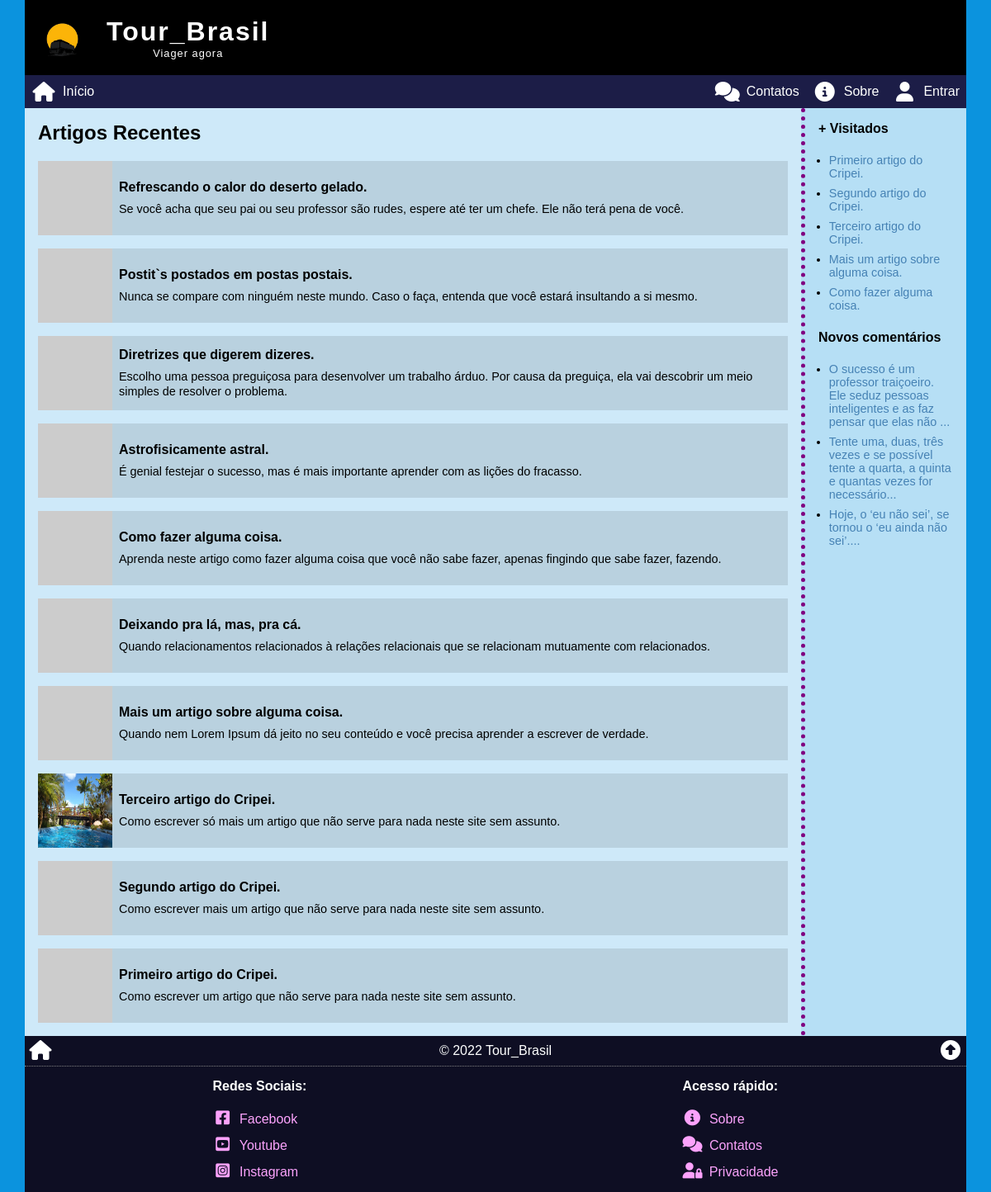
The page / on the database its author committed.
### tables this page shows
CREATE TABLE articles (
    art_id INT PRIMARY KEY NOT NULL AUTO_INCREMENT,
    art_date TIMESTAMP DEFAULT CURRENT_TIMESTAMP,
    art_title VARCHAR(255) NOT NULL,
    art_thumb VARCHAR(255) NOT NULL,
    art_intro VARCHAR(255) NOT NULL,
    art_author INT,
    art_content LONGTEXT NOT NULL,
    art_status ENUM('on', 'off', 'deleted') DEFAULT 'on',
    art_counter INT DEFAULT 0,
    FOREIGN KEY (art_author) REFERENCES users (user_id)
);

CREATE TABLE comments (
    cmt_id INT PRIMARY KEY NOT NULL AUTO_INCREMENT,
    cmt_date TIMESTAMP DEFAULT CURRENT_TIMESTAMP,
    cmt_author INT,
    cmt_article INT,
    cmt_content TEXT NOT NULL,
    cmt_status ENUM('on', 'off', 'deleted') DEFAULT 'on',
    FOREIGN KEY (cmt_author) REFERENCES users (user_id),
    FOREIGN KEY (cmt_article) REFERENCES articles (art_id)
);

### _config.php (called while the page is built, shortened)
<?php
$site_name = "Tour_Brasil";
$site_slogan = "Viager agora";
$site_logo = "/img/logo.png";
if (isset($_COOKIE["{$site_name}_user"])) :
    $user = json_decode($_COOKIE["{$site_name}_user"], true);
else :
    $user = false;
endif;

### index.php (the view, shortened to what this page needs)
<?php
require($_SERVER['DOCUMENT_ROOT'] . '/_config.php');
$page_article = '<h2>Artigos Recentes</h2>';
$sql = <<<SQL
SELECT
	art_id, art_title, art_thumb, art_intro
FROM `articles`
WHERE art_status = 'on'
	AND art_date <= NOW()
ORDER BY art_date DESC;
SQL;
$res = $conn->query($sql);
while ($art = $res->fetch_assoc()) :
    $page_article .= <<<HTML
<div class="art_block" onclick="location.href = '/view/?{$art['art_id']}'">
    <img src="{$art['art_thumb']}" alt="{$art['art_title']}">
    <div>
        <h4>{$art['art_title']}</h4>
        <span>{$art['art_intro']}</span>
    </div>
</div>
HTML;
endwhile;
$sql = <<<SQL
SELECT art_id, art_title
FROM `articles`
WHERE art_status = 'on'
	AND art_date <= NOW()
ORDER BY art_counter DESC
LIMIT 5;
SQL;
$res = $conn->query($sql);
$page_aside = '<h4>+ Visitados</h4><ul class="u_list">';
while ($top_art = $res->fetch_assoc()) :
    $page_aside .= "<li><a href=\"/view/?{$top_art['art_id']}\">{$top_art['art_title']}</a></li>";
endwhile;
$sql = <<<SQL
SELECT cmt_article, cmt_content
FROM `comments`
WHERE cmt_status = 'on'
ORDER BY cmt_date
DESC LIMIT 5;
SQL;
$res = $conn->query($sql);
$page_aside .= '</ul><h4>Novos comentários</h4><ul class="u_list">';
while ($comments = $res->fetch_assoc()) :
    $resume = substr($comments['cmt_content'], 0, 100) . '...';
    $page_aside .= "<li><a href=\"/view/?{$comments['cmt_article']}#comments\">{$resume}</a></li>";
endwhile;
$page_aside .= '</ul>';
require($_SERVER['DOCUMENT_ROOT'] . '/_header.php');
echo "<article>{$page_article}</article>";
if($page_aside != '') echo "<aside>{$page_aside}</aside>";
require($_SERVER['DOCUMENT_ROOT'] . '/_footer.php');

### _header.php (shortened to what this page needs)
<!DOCTYPE html>
<html lang="pt-br">
<head>
    <link rel="stylesheet" href="style.css">
    <link rel="stylesheet" href="https://cdnjs.cloudflare.com/ajax/libs/font-awesome/6.1.1/css/all.min.css">
</head>
<body>
    <div class="wrap">
        <header>
            <a href="/" title="Página inicial"><img src="<?php echo $site_logo ?>" alt="Logotipo de <?php echo $site_name ?>"></a>
            <h1><?php echo $site_name ?><small><?php echo $site_slogan ?></small></h1>
        </header>
        <nav>
            <a href="/" title="Página inicial">
                <i class="fa-solid fa-house fa-fw"></i>
                <span>Início</span>
            </a>
            <a href="/contacts" title="Faça contato">
                <i class="fa-solid fa-comments fa-fw"></i>
                <span>Contatos</span>
            </a>
            <a href="/about" title="Sobre...">
                <i class="fa-solid fa-circle-info fa-fw"></i>
                <span>Sobre</span>
            </a>
            <?php
            if ($user) :
            ?>
                <a href="/profile" title="Ver perfil de <?php echo $user['name'] ?>" class="menu-user">
                    <img src="<?php echo $user['avatar'] ?>" alt="<?php echo $user['name'] ?>">
                    <span>Perfil</span>
                </a>
            <?php
            else :
            ?>
                <a href="/login" title="Logue-se...">
                    <i class="fa-solid fa-user fa-fw"></i>
                    <span>Entrar</span>
                </a>
            <?php
            endif;
            ?>
        </nav>
        <main>

### _footer.php (shortened to what this page needs)
</main>
<footer>
    <div class="footer-top">
        <a href="/" title="Página inicial"><i class="fa-solid fa-house fa-fw"></i></a>
        <div>&copy; <?php echo date('Y') ?> <?php echo $site_name ?></div>
        <a href="#top" title="Topo da página"><i class="fa-solid fa-circle-up fa-fw"></i></a>
    </div>
    <div class="footer-bottom">
        <div class="bottom-social">
            <h4>Redes Sociais:</h4>
            <a href="https://facebook.com/cripei" target="_blank" title="Nosso Facebook">
                <i class="fa-brands fa-facebook-square fa-fw"></i>
                <span>Facebook</span>
            </a>
            <a href="https://youtube.com/cripei" target="_blank" title="Nosso canal no Youtube">
                <i class="fa-brands fa-youtube-square fa-fw"></i>
                <span>Youtube</span>
            </a>
            <a href="https://instagram.com/cripei" target="_blank" title="Nosso Instagram">
                <i class="fa-brands fa-instagram-square fa-fw"></i>
                <span>Instagram</span>
            </a>
        </div>
        <div class="bottom-menu">
            <h4>Acesso rápido:</h4>
            <a href="/about" title="Sobre a gente">
                <i class="fa-solid fa-circle-info fa-fw"></i>
                <span>Sobre</span>
            </a>
            <a href="/contacts" title="Faça contato conosco">
                <i class="fa-solid fa-comments fa-fw"></i>
                <span>Contatos</span>
            </a>
            <a href="/privacity" title="Sobre sua privacidade">
                <i class="fa-solid fa-user-lock"></i>
                <span>Privacidade</span>
            </a>
        </div>
    </div>
</footer>
</div>
</body>
</html>

### style.css (style rules this page uses)
* { box-sizing: border-box; outline: none; transition: .2s; }
html, body { position: relative; width: 100%; height: 100%; padding: 0; margin: 0; font-family: sans-serif; font-size: 16px; }
header, nav, main, article, aside, footer { display: block; }
body { background-image: url('/img/background01.jpg'); background-attachment: fixed; background-color:#0B93DE; background-position: center; background-repeat: no-repeat; background-size: cover; }
a { color: steelblue; text-decoration: none; }
.wrap { position: relative; width: 95%; height: 100%; margin: auto; }
.wrap>header { display: flex; background:black; align-items: center; }
.wrap>header img { display: block; width: 75px; height: auto; margin: .5rem 1rem .5rem .5rem; }
.wrap>header h1 { margin: 0; text-align: center; color: white; letter-spacing: 2px; }
.wrap>header small { display: block; font-size: .8rem; letter-spacing: 1px; font-weight: normal; }
.wrap>nav { background: rgba(33, 0, 33, .8); display: flex; align-items: center; justify-content: flex-end; }
.wrap>nav a { display: flex; flex-direction: column; align-items: center; justify-content: center; padding: .5rem; color: #fff; }
.wrap>nav a:first-child { margin-right: auto; }
.wrap>nav i { font-size: 1.5rem; display: block; margin-bottom: .25rem; }
.wrap>footer { background: rgba(15, 0, 15, 0.9); }
.footer-top { display: flex; align-items: center; justify-content: space-between; color: #fff; border-bottom: 1px dotted grey; }
.footer-top a { font-size: 1.5rem; padding: .25rem; color: #fff; }
.footer-bottom { display: flex; color: #fff; justify-content: space-around; }
.footer-bottom div { padding: .5rem; display: flex; flex-direction: column; line-height: 2; }
.footer-bottom h4 { margin: 0; margin-bottom: .5rem; }
.footer-bottom a { color: rgb(252, 162, 252); }
.footer-bottom i { font-size: 1.2rem; margin-right: .25rem; }
.wrap { display: flex; flex-direction: column; }
.wrap>main { flex-grow: 1; }
.wrap>main { display: flex; flex-direction: column; }
.wrap>main>article { padding: 1rem; background: rgba(255, 255, 255, 0.8); flex-grow: 1; }
.wrap>main>article>h2:first-child, .wrap>main>aside>h3:first-child, .wrap>main>aside>h4:first-child { margin-top: 0; }
.wrap>main>article>*:last-child, .wrap>main>aside>*:last-child { margin-bottom: 0; }
.wrap>main>aside { border-top: 5px dotted purple; padding: 1rem; background: rgba(255, 255, 255, 0.7); }
@media (min-width: 768px) { .wrap>main { flex-direction: row; } }
@media (min-width: 768px) { .wrap>main>article { padding: 1rem; } }
@media (min-width: 768px) { .wrap>main>aside { border-top: 0; border-left: 5px dotted purple; min-width: 200px; max-width: 200px; } }
@media (min-width: 475px) { .wrap>nav a { flex-direction: row; } }
@media (min-width: 475px) { .wrap>nav i, .menu-user img { margin-bottom: 0; margin-right: .5rem; } }
.art_block { display: flex; flex-direction: column; cursor: pointer; margin-bottom: 1rem; background-color: rgba(0, 0, 0, .1); }
.art_block img { display: block; }
.art_block div { padding: .5rem; }
.art_block h4 { margin-top: 0; margin-bottom: .5rem; }
.art_block span { font-size: 90%; }
aside .u_list { margin: 0; padding: 0 0 0 .8rem; font-size: 90%; }
aside .u_list li { margin-top: .5rem; }
@media (min-width: 475px) { .art_block { flex-direction: row; align-items: center; } }
@media (min-width: 475px) { .art_block img { width: 90px; height: 90px; } }

### rows shown on the page
articles: art_title "Refrescando o calor do deserto gelado.", art_intro "Se você acha que seu pai ou seu professor são rudes, espere até ter um chefe. Ele não terá pena de você."
articles: art_title "Postit`s postados em postas postais.", art_intro "Nunca se compare com ninguém neste mundo. Caso o faça, entenda que você estará insultando a si mesmo."
articles: art_title "Diretrizes que digerem dizeres.", art_intro "Escolho uma pessoa preguiçosa para desenvolver um trabalho árduo. Por causa da preguiça, ela vai descobrir um meio simples de resolver o problema."
articles: art_title "Astrofisicamente astral.", art_intro "É genial festejar o sucesso, mas é mais importante aprender com as lições do fracasso."
articles: art_title "Como fazer alguma coisa.", art_intro "Aprenda neste artigo como fazer alguma coisa que você não sabe fazer, apenas fingindo que sabe fazer, fazendo."
articles: art_title "Deixando pra lá, mas, pra cá.", art_intro "Quando relacionamentos relacionados à relações relacionais que se relacionam mutuamente com relacionados."
articles: art_title "Mais um artigo sobre alguma coisa.", art_intro "Quando nem Lorem Ipsum dá jeito no seu conteúdo e você precisa aprender a escrever de verdade."
articles: art_thumb (picture), art_title "Terceiro artigo do Cripei.", art_intro "Como escrever só mais um artigo que não serve para nada neste site sem assunto."
articles: art_title "Segundo artigo do Cripei.", art_intro "Como escrever mais um artigo que não serve para nada neste site sem assunto."
articles: art_title "Primeiro artigo do Cripei.", art_intro "Como escrever um artigo que não serve para nada neste site sem assunto."
comments: cmt_content "O sucesso é um professor traiçoeiro. Ele seduz pessoas inteligentes e as faz pensar que elas não ..."
comments: cmt_content "Tente uma, duas, três vezes e se possível tente a quarta, a quinta e quantas vezes for necessário..."
comments: cmt_content "Hoje, o ‘eu não sei’, se tornou o ‘eu ainda não sei’...."

### other values the page prints
$site_name "Tour_Brasil"
$site_slogan "Viager agora"
